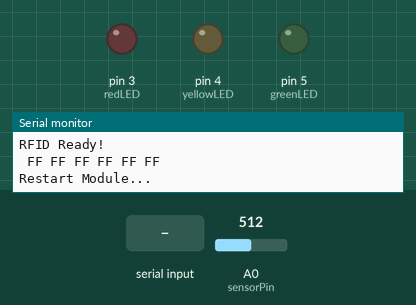
This sketch was run on a simulated Arduino Uno, built with avr-gcc and run on an emulated ATmega328P. Parts: output pins drawn as LEDs (lit = HIGH), the last lines printed to the serial monitor. The inputs (shaded band) are chosen by the test bench; at power-on: A0 (sensorPin) = 512. The modem accepts every AT command (registered, SIM ready, sends succeed) and sends nothing else; pins used as bus, display or sensor lines are not drawn.

Above: at 5.8 s.
5.9 s: "1" received over the second serial link
At 39.4 s:
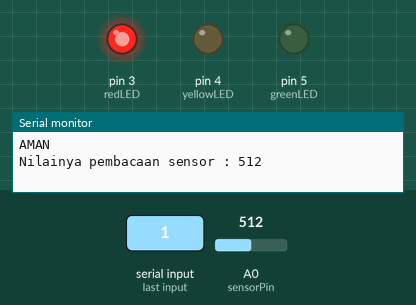
At 44.4 s:
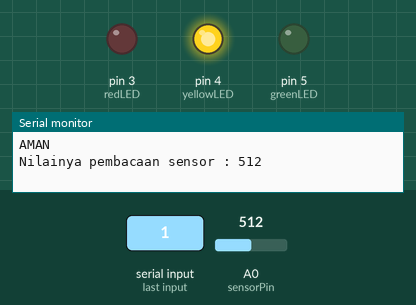
Timing chart, 0 to 45.5 s (numbered marks = the images above; inputs shaded):
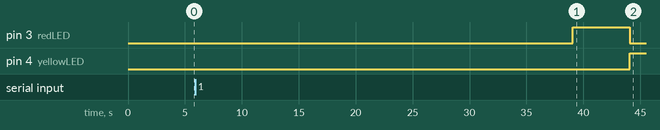

The sketch:

Smart_Tilang_V1.ino
```cpp
//Library yang digunakan
#include <SoftwareSerial.h>
#include <SPI.h>
#include <MFRC522.h>

/*** VARIABEL ***/
//ESP8266
#define DEBUG true
SoftwareSerial ser(6, 7); // RX, TX //Kanan atas ke 6, kiri bawah ke 7

//RFID Reader
#define RST_PIN         9           // Configurable, see typical pin layout above
#define SS_PIN          10          // Configurable, see typical pin layout above
MFRC522 rfid(SS_PIN, RST_PIN);   // Create MFRC522 instance.
MFRC522::MIFARE_Key key;
byte nuidPICC[3]; // Init array that will store new NUID/
int sucessRead;
char setID[50];

//Sistem Tilang
int sensorPin = A0; // select the input pin for ldr
int sensorValue = 0; // variable to store the value coming from the sensor
int redLED = 3;  //LED Merah
int yellowLED = 4;  //LED Kuning
int greenLED = 5; //LED Hijau
int Saldo = 10000; //Saldo Pengendara
String thisString;
void setup() {
  // put your setup code here, to run once:
  delay(5000);
  Serial.begin(115200);
  ser.begin(115200);

  //RFID Setup
  SPI.begin();        // Init SPI bus
  rfid.PCD_Init(); // Init MFRC522 card
  for (byte i = 0; i < 6; i++) {
      key.keyByte[i] = 0xFF;
  }
  Serial.println(F("RFID Ready!"));
  dump_byte_array(key.keyByte, MFRC522::MF_KEY_SIZE);
  Serial.println();

  //Sistem Tilang Setup
  pinMode(greenLED, OUTPUT);
  pinMode(redLED, OUTPUT);
  pinMode(yellowLED, OUTPUT);

  //ESP8266 Setup
  connectWifi();
  Serial.print("TCP/UDP Connection...\n");
  sendCommand("AT+CIPMUX=0\r\n",2000,DEBUG); // reset module
  delay(5000);
}

void loop() {

 digitalWrite(redLED, HIGH);   // Lampu merah menyala
  digitalWrite(yellowLED, LOW);
  digitalWrite(greenLED, LOW);
  Serial.print("Jumlah saldo anda saat ini : "); //Penampilan Saldo
  Serial.println(Saldo);
  sensorValue = analogRead(sensorPin); // read the value from the sensor
  if (sensorValue > 0 && sensorValue <= 100){
    Serial.println("Ada yang melanggar");
    Saldo = Saldo - 2000;
    Serial.print("Jumlah saldo anda saat ini : ");
    Serial.println(Saldo);
  } else {
    Serial.println("AMAN");
  }
  Serial.print("Nilainya pembacaan sensor : "); //prints the values coming from the sensor on the screen
  Serial.println(sensorValue);
  Serial.print(" ");
  delay(5000);

  //CASE LAMPU KUNING
  digitalWrite(redLED, LOW);   // Lampu kuning menyala
  digitalWrite(yellowLED, HIGH);
  digitalWrite(greenLED, LOW);
  Serial.print("Jumlah saldo anda saat ini : "); //Penampilan Saldo
  Serial.println(Saldo);
  sensorValue = analogRead(sensorPin); // read the value from the sensor
    if (sensorValue > 0 && sensorValue <= 100){
    Serial.println("Ada yang melanggar");
    Saldo = Saldo - 1000;
    Serial.print("Jumlah saldo anda saat ini : ");
    Serial.println(Saldo);
  } else {
    Serial.println("AMAN");
  }
  Serial.print("Nilainya pembacaan sensor : "); //prints the values coming from the sensor on the screen
  Serial.println(sensorValue);
  Serial.print(" ");
  delay(2000);

  //CASE LAMPU HIJAU
  digitalWrite(redLED, LOW);   // Lampu hijau menyala
  digitalWrite(yellowLED, LOW);
  digitalWrite(greenLED, HIGH);
  delay(4000);


//  do {
//  Serial.print("Input Kartu");
//  sucessRead = getID();
//  } while (!sucessRead);// put your main code here, to run repeatedly:

//  sucessRead = getID();
//  if (sucessRead) {
//    Serial.print("BERHASIL");
//  }

  Serial.print("Input Kartu");
  sucessRead = getID();
  sprintf(setID, "%s%02x%02x%02x%02x.%s", nuidPICC[0]);
  sendDataID(setID);
  delay(5000);

  thisString = String(Saldo);
  sendDataID(thisString);
  delay(10000);
}

void printHex(byte *buffer, byte bufferSize) {
  for (byte i = 0; i < bufferSize; i++) {
    Serial.print(buffer[i] < 0x10 ? " 0" : " ");
    Serial.print(buffer[i], HEX);
  }
}

void printDec(byte *buffer, byte bufferSize) {
  for (byte i = 0; i < bufferSize; i++) {
    Serial.print(buffer[i] < 0x10 ? " 0" : " ");
    Serial.print(buffer[i], DEC);
  }
}

int getID() {
   // Getting ready for Reading PICCs
   if ( ! rfid.PICC_IsNewCardPresent()) { //If a new PICC placed to RFID reader continue
     return 0;
   }
   if ( ! rfid.PICC_ReadCardSerial()) {   //Since a PICC placed get Serial and continue
     return 0;
   }
   // There are Mifare PICCs which have 4 byte or 7 byte UID care if you use 7 byte PICC
   // I think we should assume every PICC as they have 4 byte UID
   // Until we support 7 byte PICCs
   Serial.println(F("Scanned PICC's UID:"));
   for (int i = 0; i < 4; i++) {  //
     nuidPICC[i] = rfid.uid.uidByte[i];
     Serial.print(nuidPICC[i], HEX);
   }
   Serial.println("");
   rfid.PICC_HaltA(); // Stop reading
   return 1;
}

void sendDataID(String id) {
  String cmd = "AT+CIPSTART=\"TCP\",\"";

  cmd += "192.168.43.70";
  cmd += "\",80\r\n";
  sendCommand(cmd,1000,DEBUG);
  delay(5000);

  String cmd2 = "GET /IMKA/receiver.php?apples="; // Link ke skrip PHP
  cmd2 += id;
  cmd2 += " HTTP/1.1\r\n";
  cmd2 += "Host: 192.168.43.70\r\n\r\n\r\n"; // Host
  String pjg="AT+CIPSEND=";
  pjg += cmd2.length();
  pjg += "\r\n";

  sendCommand(pjg,1000,DEBUG);
  delay(500);
  sendCommand(cmd2,1000,DEBUG);
  delay(5000);
}

String sendCommand(String command, const int timeout, boolean debug) {
  String response = "";

  ser.print(command); // send the read character to the esp8266

  long int time = millis();

  while( (time+timeout) > millis()) {
    while(ser.available()) {
      // The esp has data so display its output to the serial window
      char c = ser.read(); // read the next character.
      response+=c;
    }
  }

  if(debug) {
    Serial.print(response);
  }

  return response;
}

void connectWifi() {
  //Set-wifi
  Serial.print("Restart Module...\n");
  sendCommand("AT+RST\r\n",2000,DEBUG); // reset module
  delay(5000);
  Serial.print("Set wifi mode : STA...\n");
  sendCommand("AT+CWMODE=1\r\n",1000,DEBUG); // configure as access point
  delay(5000);
  Serial.print("Connect to access point...\n");
  sendCommand("AT+CWJAP=\"Hura\",\"buatimka\"\r\n",3000,DEBUG);
  delay(5000);
  Serial.print("Check IP Address...\n");
  sendCommand("AT+CIFSR\r\n",1000,DEBUG); // get ip address
  delay(5000);
}

void dump_byte_array(byte *buffer, byte bufferSize) {
    for (byte i = 0; i < bufferSize; i++) {
        Serial.print(buffer[i] < 0x10 ? " 0" : " ");
        Serial.print(buffer[i], HEX);
    }
}
```
